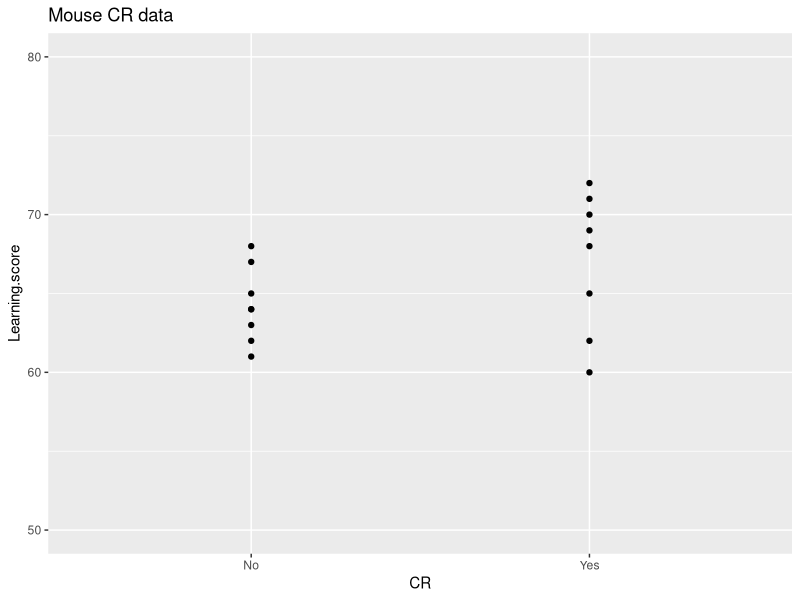
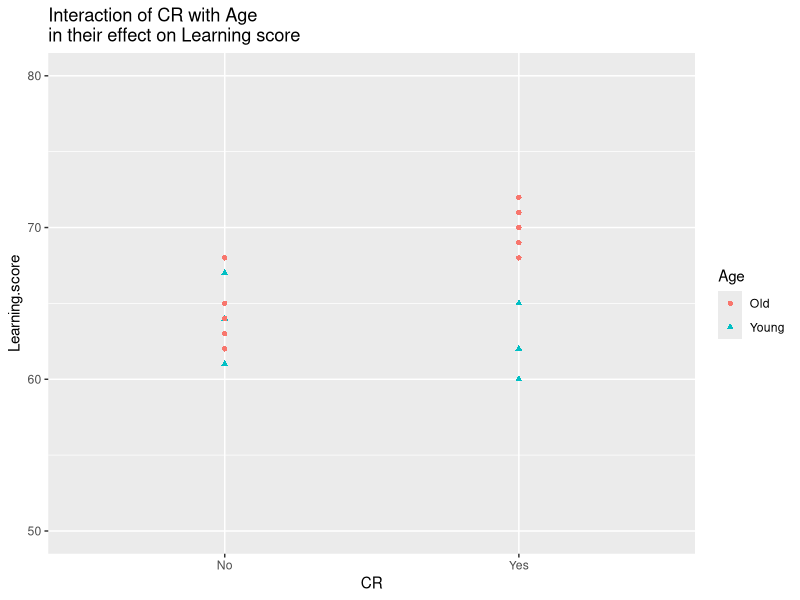
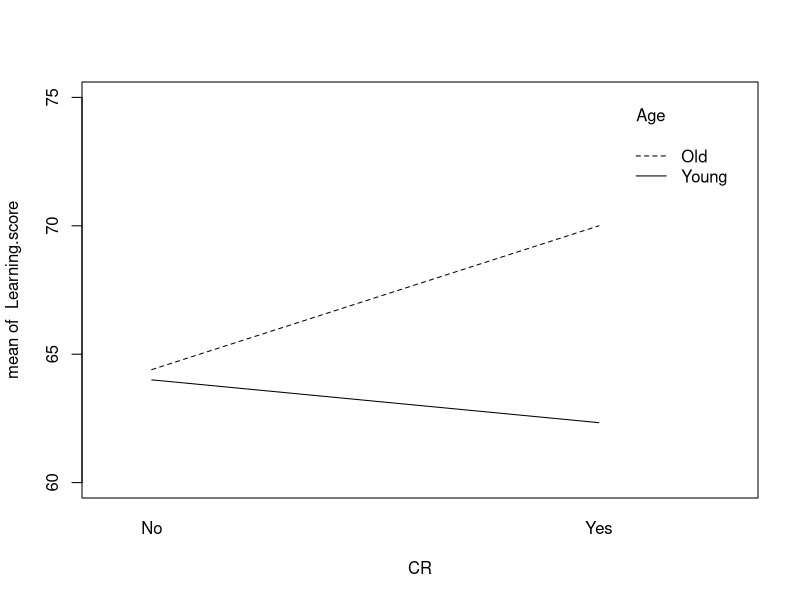
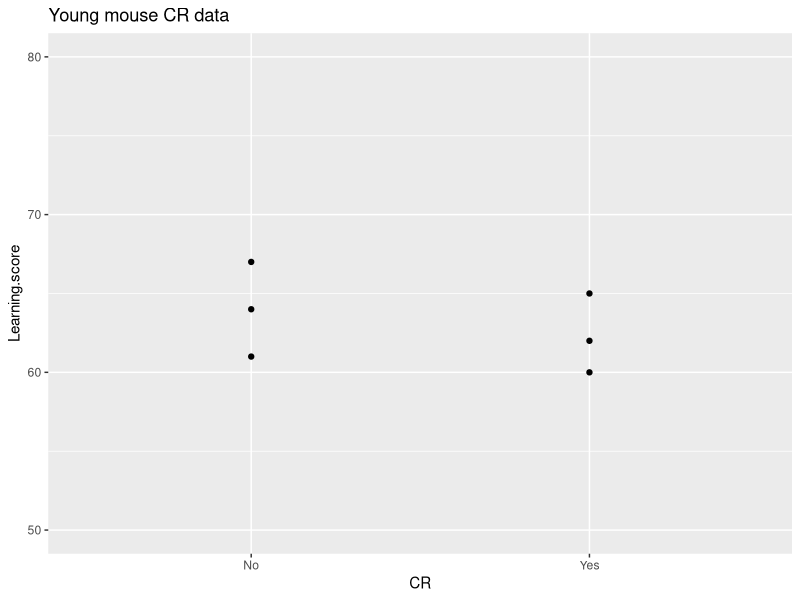
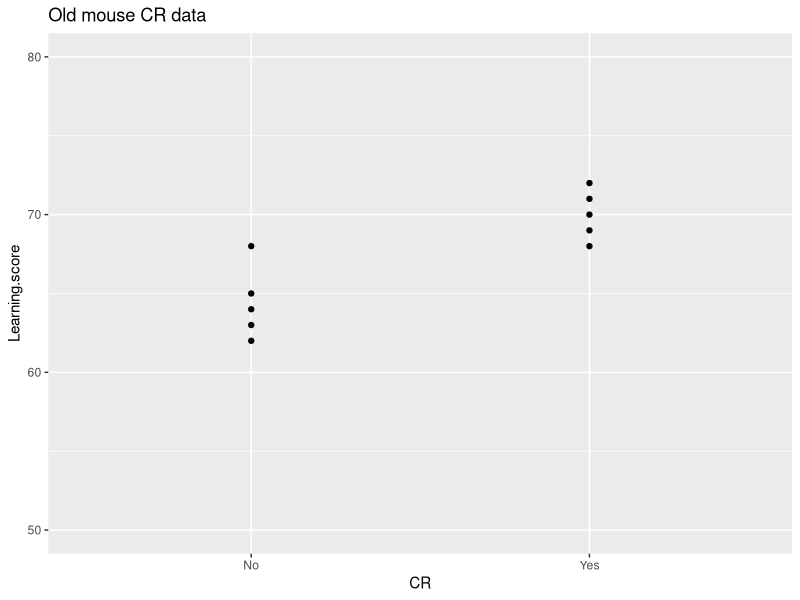

Write the R code that produced these figures, in order.
## ---- chunk 1
CR.data = data.frame(CR = c("Yes", "Yes", "Yes", "Yes", "Yes", "Yes", "Yes", "Yes", "No", "No", "No", "No", "No", "No", "No", "No"),
Learning.score = c(65, 68, 72, 60, 69, 71, 62, 70, 64, 67, 62, 61, 68, 63, 64, 65))

CR.data
## ---- chunk 2
library(ggplot2)
mouse.CR.graph = ggplot(CR.data, aes(y=Learning.score, x=CR)) +
  geom_point() + ggtitle("Mouse CR data") +
  scale_y_continuous(breaks=0:80*10, limits=c(50, 80))
plot(mouse.CR.graph)
## ---- chunk 3
with(CR.data, t.test(Learning.score ~ CR, var.equal = TRUE))
## ---- chunk 4
# t-test using lm
mouse.lm.CR=with(CR.data, lm(Learning.score ~ CR))
summary(mouse.lm.CR)
## ---- chunk 5
CR.Age.data = data.frame(CR = c("Yes", "Yes", "Yes", "Yes", "Yes", "Yes", "Yes", "Yes","No", "No", "No", "No", "No", "No", "No", "No"),
Learning.score = c(65, 68, 72, 60, 69, 71, 62, 70, 64, 67, 62, 61, 68, 63, 64, 65),
Age = c("Young", "Old", "Old", "Young", "Old", "Old", "Young", "Old", "Young", "Young", "Old", "Young", "Old", "Old", "Old", "Old"))

CR.Age.data
## ---- chunk 6
mouse.lm.CR.Age=with(CR.Age.data, lm(Learning.score ~ CR + Age))
summary(mouse.lm.CR.Age)
## ---- chunk 7
mouse.interaction.graph = ggplot(CR.Age.data,
                                 aes(y=Learning.score, x=CR, group=Age, col=Age, shape=Age)) +
  geom_point() +
  ggtitle("Interaction of CR with Age \nin their effect on Learning score") +
  scale_y_continuous(breaks=0:80*10, limits=c(50, 80))

plot(mouse.interaction.graph)
## ---- chunk 8
with(CR.Age.data, interaction.plot(CR, Age,  Learning.score, ylim = c(60, 75)))
## ---- chunk 9
mouse.lm.CR.Age.interaction = with(CR.Age.data, lm(Learning.score ~ CR * Age))
summary(mouse.lm.CR.Age.interaction)
## ---- chunk 10
young.mouse.data = subset(CR.Age.data, Age=="Young")

young.mouse.CR.graph = ggplot(young.mouse.data, aes(y=Learning.score, x=CR)) +
  geom_point() +
  ggtitle("Young mouse CR data") +
  scale_y_continuous(breaks=0:80*10, limits=c(50, 80))

plot(young.mouse.CR.graph)
## ---- chunk 11
young.mouse.lm      = lm(Learning.score ~ CR, data=young.mouse.data)
summary(young.mouse.lm)
## ---- chunk 12
old.mouse.data   = subset(CR.Age.data, Age=="Old")
old.mouse.CR.graph = ggplot(old.mouse.data, aes(y=Learning.score, x=CR)) +
  geom_point() +
  ggtitle("Old mouse CR data") +
  scale_y_continuous(breaks=0:80*10, limits=c(50, 80))
plot(old.mouse.CR.graph)
## ---- chunk 13
old.mouse.lm      = lm(Learning.score ~ CR, data=old.mouse.data)
summary(old.mouse.lm)
## ---- chunk 14
choose(10,2) # Gives 45.
## ---- chunk 15
choose(10,3) # Gives 120.
